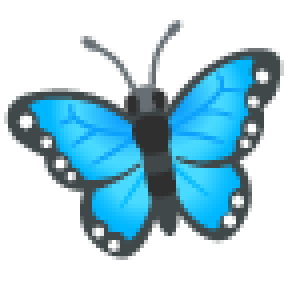
#> input picture backend/src/main/resources/sticker-assets/anim_butterfly.a7e71017.png, 72 x 72 px (shown 4 times larger)
$ python try_photo.py ../../../backend/src/main/resources/sticker-assets/anim_butterfly.a7e71017.png out   (older library calls are emulated)
#> lines starting #> are read from the running program, lines starting #| are printed output that depends on the picture; after the words box and inside, x2 and y2 are one past the last pixel; in counts of white or black regions, pixels touching at a corner belong together
### worker/spot-diff/spot_worker/images.py
"""이미지 입출력 — EXIF 방향, 크기 확인, 메타데이터 없는 JPEG 인코딩."""
import io

import cv2
import numpy as np
from PIL import Image, ImageOps

from . import config


# [11 lines left out: function header_size, not called in this run]


def load_oriented(data: bytes) -> np.ndarray:
    """원본 바이트 → EXIF 방향을 적용한 BGR 배열(OpenCV 형식). 메타데이터는 여기서 버려진다."""
    with Image.open(io.BytesIO(data)) as im:
        im = ImageOps.exif_transpose(im)
        rgb = np.asarray(im.convert("RGB"))
    return cv2.cvtColor(rgb, cv2.COLOR_RGB2BGR)


def fit_long_side(img: np.ndarray, long_side: int = config.LONG_SIDE) -> np.ndarray:
    """긴 변을 long_side 로 줄인다(작으면 그대로 — 키우지 않는다)."""
    h, w = img.shape[:2]
    scale = long_side / max(h, w)
    if scale >= 1:
        return img
    return cv2.resize(img, (round(w * scale), round(h * scale)), interpolation=cv2.INTER_AREA)


# [6 lines left out: function encode_jpeg, not called in this run]

### worker/spot-diff/spot_worker/faces.py
"""얼굴 보호 영역 — 얼굴에는 변형을 넣지 않는다(연인 얼굴을 바꾸는 건 게임이 아니라 실례다)."""
import cv2
import numpy as np

from . import config

_cascade = None


def _detector():
    global _cascade
    if _cascade is None:
        _cascade = cv2.CascadeClassifier(cv2.data.haarcascades + "haarcascade_frontalface_default.xml")
    return _cascade


def detect(img: np.ndarray):
    """정면 얼굴 bbox 목록 [(x, y, w, h)]. 너무 작은 것(짧은 변 4% 미만)은 얼굴로 보지 않는다 — 무늬 오탐이 많다."""
    gray = cv2.cvtColor(img, cv2.COLOR_BGR2GRAY)
    gray = cv2.equalizeHist(gray)
    min_side = max(24, int(min(img.shape[:2]) * 0.04))
    found = _detector().detectMultiScale(gray, scaleFactor=1.1, minNeighbors=5, minSize=(min_side, min_side))
    return [tuple(int(v) for v in f) for f in found]


def protect_mask(shape, boxes, expand: float = config.FACE_EXPAND) -> np.ndarray:
    """bbox 를 중심 기준 expand 배로 넓힌 영역 = 255 인 마스크."""
    h, w = shape[:2]
    mask = np.zeros((h, w), np.uint8)
    for (x, y, bw, bh) in boxes:
        cx, cy = x + bw / 2, y + bh / 2
        hw, hh = bw * expand / 2, bh * expand / 2
        x0, y0 = max(0, int(cx - hw)), max(0, int(cy - hh))
        x1, y1 = min(w, int(round(cx + hw))), min(h, int(round(cy + hh)))
        mask[y0:y1, x0:x1] = 255
    return mask

### worker/spot-diff/spot_worker/generator.py
"""사진 한 장 → 차이 다섯 개를 넣은 B 이미지. 시제품 prototype/diff_d.py 의 D 방식을 그대로 옮기고 둘을 더했다.

  1. 얼굴 보호 — 보호 마스크(얼굴 bbox ×1.3)에 닿는 superpixel 은 고르지 않고, 실제로 바뀐 픽셀이 닿아도 버린다
     (clone·inpaint 는 지정 영역 밖으로 번질 수 있다).
  2. 최소 거리를 "저장되는 중심"(바뀐 픽셀의 평균)으로 잰다 — 시제품은 superpixel 중심으로 재서 저장값끼리는
     조금 가까워질 수 있었다.

변형 재료는 전부 같은 사진의 픽셀이라 이질감이 적다.
  color  : superpixel 하나의 색상(hue)을 돌림 — 경계가 뚜렷한 영역(objectness ≥ 2.0)에만
  remove : 작은 superpixel 을 지우고 inpaint 로 메움
  clone  : 다른 곳의 패치를 복제해 seamlessClone
  flip   : 원형 패치를 좌우 반전

같은 (이미지, seed, level, 보호 마스크)면 같은 결과가 나온다 — SLIC·OpenCV 연산은 결정적이고, 무작위는 전부
random.Random(seed) 하나에서 나온다.
"""
import random

import cv2
import numpy as np
from skimage.segmentation import slic

from . import config

LEVELS = {
    #          superpixel 면적 비율 범위         hue 회전   최소 차이(평균 abs)
    "easy":   dict(area=(.004, .015), hue=40, min_diff=24),
    "normal": dict(area=(.002, .008), hue=30, min_diff=18),
    "hard":   dict(area=(.001, .004), hue=22, min_diff=14),
}

KINDS = ["color", "remove", "clone", "flip"]
OBJECTNESS_MIN = 2.0
TEXTURE_MIN = .08
CHANGED_PIXEL = 12       # 이보다 크게 바뀐 픽셀을 "바뀐 곳"으로 본다
MIN_DIST_RATIO = .14     # 차이끼리 최소 거리 = 짧은 변 × 이 값
MARGIN_RATIO = .03       # 가장자리에서 이만큼은 비운다


class GenerationFailed(Exception):
    pass


def texture(img):
    g = cv2.cvtColor(img, cv2.COLOR_BGR2GRAY).astype(np.float32) / 255
    return cv2.magnitude(cv2.Sobel(g, cv2.CV_32F, 1, 0), cv2.Sobel(g, cv2.CV_32F, 0, 1))


def objectness(tex, mask):
    """경계가 뚜렷한 영역(= 사물 하나)일수록 색 변경이 자연스럽다. 경계 edge / 내부 edge."""
    k = np.ones((5, 5), np.uint8)
    ring = cv2.dilate(mask, k) - cv2.erode(mask, k)
    inner = cv2.erode(mask, k)
    if inner.sum() == 0:
        return 0
    return tex[ring > 0].mean() / (tex[inner > 0].mean() + 1e-3)


def far_enough(c, used, d):
    return all((c[0] - u[0]) ** 2 + (c[1] - u[1]) ** 2 >= d * d for u in used)


# [8 lines left out: function apply_color, not called in this run]


def apply_remove(img, mask, p, rng):
    m = cv2.dilate(mask, np.ones((5, 5), np.uint8))
    return cv2.inpaint(img, m, 7, cv2.INPAINT_TELEA)


def apply_clone(img, mask, p, rng, center, protect):
    h, w = img.shape[:2]
    ys, xs = np.where(mask > 0)
    bw, bh = xs.max() - xs.min() + 1, ys.max() - ys.min() + 1
    for _ in range(50):
        sx = rng.randint(0, w - bw - 1)
        sy = rng.randint(0, h - bh - 1)
        if abs(sx - xs.min()) < bw * 2 and abs(sy - ys.min()) < bh * 2:
            continue
        # 얼굴을 떼어다 다른 곳에 붙이는 것도 막는다
        if protect is not None and protect[sy:sy + bh, sx:sx + bw].any():
            continue
        src = img[sy:sy + bh, sx:sx + bw]
        m = mask[ys.min():ys.min() + bh, xs.min():xs.min() + bw]
        try:
            return cv2.seamlessClone(src, img, m, center, cv2.NORMAL_CLONE)
        except cv2.error:
            continue
    return img


# [13 lines left out: function apply_flip, not called in this run]


def generate(img, seed, level=config.LEVEL, count=config.DIFF_COUNT, protect=None):
    """img(BGR) → (B 이미지, diffs). diffs = [{id, kind, cx, cy, r}] — cx·cy 는 0~1, r 은 긴 변 기준 정규화.

    protect: 변형하면 안 되는 영역 마스크(0/255, img 와 같은 크기) 또는 None.
    count 개를 못 만들면 GenerationFailed.
    """
    rng = random.Random(seed)
    h, w = img.shape[:2]
    p = LEVELS[level]
    seg = slic(cv2.cvtColor(img, cv2.COLOR_BGR2RGB), n_segments=400, compactness=12, start_label=0)
    tex = texture(img)
    labels = list(range(seg.max() + 1))
    rng.shuffle(labels)

    out = img.copy()
    used, diffs = [], []
    margin = int(min(h, w) * MARGIN_RATIO)
    min_dist = min(h, w) * MIN_DIST_RATIO
    for lab in labels:
        if len(diffs) == count:
            break
        mask = (seg == lab).astype(np.uint8) * 255
        area = mask.sum() / 255 / (h * w)
        if not (p["area"][0] <= area <= p["area"][1]):
            continue
        if protect is not None and (protect[mask > 0] > 0).any():
            continue
        ys, xs = np.where(mask > 0)
        cx, cy = int(xs.mean()), int(ys.mean())
        if not (margin < cx < w - margin and margin < cy < h - margin):
            continue
        if not far_enough((cx, cy), used, min_dist):
            continue
        kind = KINDS[len(diffs) % len(KINDS)]
        # remove·flip 은 무늬가 있어야 티가 난다
        if kind in ("remove", "flip") and tex[mask > 0].mean() < TEXTURE_MIN:
            kind = "color"
        if kind == "color" and objectness(tex, mask) < OBJECTNESS_MIN:
            kind = "remove" if tex[mask > 0].mean() >= TEXTURE_MIN else None
        if kind is None:
            continue
        if kind == "color":
            cand = apply_color(out, mask, p, rng)
        elif kind == "remove":
            cand = apply_remove(out, mask, p, rng)
        elif kind == "clone":
            cand = apply_clone(out, mask, p, rng, (cx, cy), protect)
        else:
            cand = apply_flip(out, mask, p, rng, (cx, cy))
        # 실제로 차이가 보이는지 확인 (안 보이는 차이 = 불공정)
        d = cv2.absdiff(cand, out).max(axis=2)
        changed = d > CHANGED_PIXEL
        if changed.sum() == 0 or d[changed].mean() < p["min_diff"]:
            continue
        # 보호 영역은 1 만큼이라도 바뀌면 버린다(번짐 포함 — 눈에 안 띄는 변화도 얼굴에는 넣지 않는다)
        if protect is not None and (protect[d > 0] > 0).any():
            continue
        # 변경 영역이 지정 영역 밖으로 크게 번지면 버림 (seamlessClone 등)
        ys2, xs2 = np.where(changed)
        rr = max(xs2.max() - xs2.min(), ys2.max() - ys2.min()) / 2
        if rr > min_dist * .6:
            continue
        center = (float(xs2.mean()), float(ys2.mean()))
        if not far_enough(center, used, min_dist):
            continue
        # 정답 반지름 — 중심에서 가장 먼 "바뀐 픽셀"까지. 시제품은 bbox 절반(rr)을 썼는데, 모양이 한쪽으로 치우치면
        # 바뀐 곳 일부가 원 밖에 남아 "바뀐 데를 눌렀는데 오답"이 된다
        reach = float(np.sqrt(((xs2 - center[0]) ** 2 + (ys2 - center[1]) ** 2).max()))
        out = cand
        used.append(center)
        diffs.append(dict(id=len(diffs), kind=kind, cx=center[0] / w, cy=center[1] / h,
                          r=float((max(rr, reach) + 6) / max(w, h))))

    if len(diffs) < count:
        raise GenerationFailed(f"차이 {len(diffs)}/{count}개만 만들었어요")
    return out, diffs

### worker/spot-diff/tools/try_photo.py
"""사진 한 장으로 결과를 눈으로 보기(DB·R2 없이) — 시제품 diff_d.py 의 출력과 같은 모양.

  python -m tools.try_photo <사진> <출력폴더> [--seed 7]

<이름>_pair.jpg(A|B), <이름>_answer.jpg(정답 원 + 얼굴 보호 영역 파란 상자), <이름>_layout.json 을 만든다.
"""
import argparse
import json
import os

import cv2
import numpy as np

from spot_worker import faces, images
from spot_worker.generator import generate


def main():
    ap = argparse.ArgumentParser()
    ap.add_argument("photo")
    ap.add_argument("out_dir")
    ap.add_argument("--seed", type=int, default=7)
    a = ap.parse_args()

    with open(a.photo, "rb") as f:
        img = images.fit_long_side(images.load_oriented(f.read()))
#> in load_oriented, im is the input picture: PIL image 72x72 RGBA; mean R, G, B, A 26, 60.5, 73.2, 105.9
#> in load_oriented, `rgb = np.asarray(im.convert("RGB"))`:
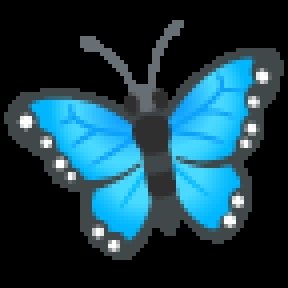
#> rgb: shape (72, 72, 3) (shown 4 times larger); mean R, G, B 26, 60.5, 73.2
#> in fit_long_side, `h, w = img.shape[:2]`: h = 72
#> in fit_long_side, `scale = long_side / max(h, w)`: scale = 22.22
    boxes = faces.detect(img)
#> in detect, `gray = cv2.cvtColor(img, cv2.COLOR_BGR2GRAY)`:
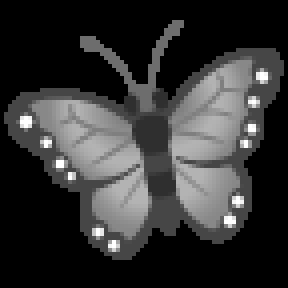
#> gray: shape (72, 72) (shown 4 times larger); min 0, max 255, mean 51.7
#> in detect, `gray = cv2.equalizeHist(gray)`:
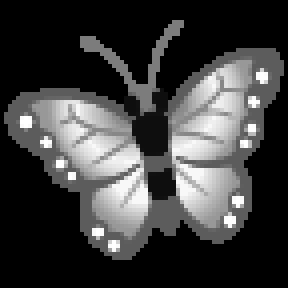
#> gray: shape (72, 72) (shown 4 times larger); min 0, max 255, mean 61.8
#> in detect, `found = _detector().detectMultiScale(gray, scaleFactor=1.1, minNeighbo..`: found = ()
#> boxes = []
    protect = faces.protect_mask(img.shape, boxes)
#> after the loop in protect_mask, `for (x, y, bw, bh) in boxes:`: mask: shape (72, 72); every value is 0
    out, diffs = generate(img, a.seed, protect=protect)
#> in generate, `seg = slic(cv2.cvtColor(img, cv2.COLOR_BGR2RGB), n_segments=400, compa..`:
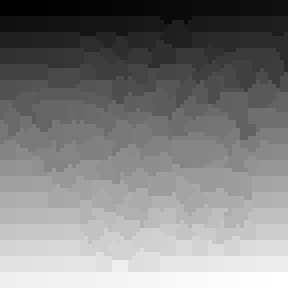
#> seg: shape (72, 72) int64 (shown 4 times larger); min 0, max 278, mean 138.7; drawn with min black and max white
#> in texture, `return cv2.magnitude(cv2.Sobel(g, cv2.CV_32F, 1, 0), cv2.Sobel(g, cv2...`:
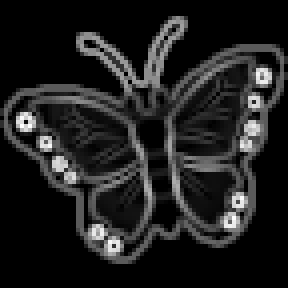
#> returned value: shape (72, 72) float32 (shown 4 times larger); min 0, max 3.08, mean 0.389; drawn with min black and max white
#> the loop in generate, `for lab in labels:` made 279 passes
#> (area, cx, cy, rr, center, reach) on pass 1: (0.00386, 51, 17, 5, (51.31, 17.87), 6.17)
#> (area, cx, cy) on pass 2: (0.00309, 13, 9)
#> pass 1, in generate, `mask = (seg == lab).astype(np.uint8) * 255`:
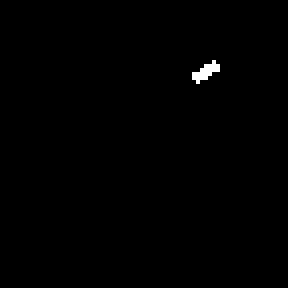
#> mask: shape (72, 72) (shown 4 times larger); 0.39% white in thin lines or dots, all inside (x1, y1, x2, y2) = (48, 15, 55, 21)
#> pass 1, in objectness, `ring = cv2.dilate(mask, k) - cv2.erode(mask, k)`:
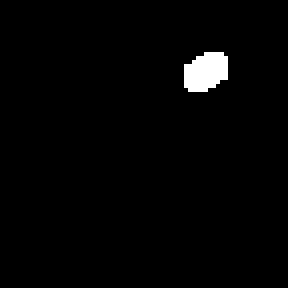
#> ring: shape (72, 72) (shown 4 times larger); 1.7% white; 1 white region, box (x1, y1, x2, y2) and area: (46, 13, 57, 23) 88
#> after the loop in generate, `for lab in labels:`: diffs = 2 items; used = [(51.31, 17.87), (25.51, 10.39)]

    h, w = img.shape[:2]
    os.makedirs(a.out_dir, exist_ok=True)
    base = os.path.join(a.out_dir, os.path.splitext(os.path.basename(a.photo))[0])
    gap = np.full((h, 8, 3), 255, np.uint8)
    cv2.imwrite(base + "_pair.jpg", np.hstack([img, gap, out]))
    ans = out.copy()
    for d in diffs:
        cv2.circle(ans, (int(d["cx"] * w), int(d["cy"] * h)), int(d["r"] * max(w, h)), (0, 0, 255), max(2, w // 300))
    # 얼굴마다 보호 영역(×1.3) 상자 — 합집합의 bbox 로 그리면 실제보다 넓어 보인다
    for box in boxes:
        ys, xs = np.where(faces.protect_mask(img.shape, [box]) > 0)
        cv2.rectangle(ans, (int(xs.min()), int(ys.min())), (int(xs.max()), int(ys.max())), (255, 0, 0), 2)
    cv2.imwrite(base + "_answer.jpg", np.hstack([img, gap, ans]))
    with open(base + "_layout.json", "w") as f:
        json.dump(dict(width=w, height=h, seed=a.seed, faces=boxes, diffs=diffs), f, indent=1)
    print(base, [d["kind"] for d in diffs], "faces:", boxes)


if __name__ == "__main__":
#> (the run stopped early here; a loop or call above may not have finished)

$ run again, on backend/src/main/resources/sticker-assets/anim_dizzy.d1891897.png
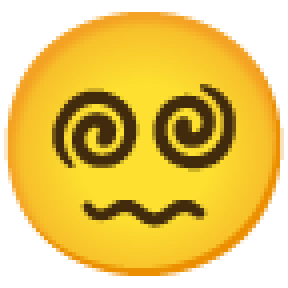
#> input picture backend/src/main/resources/sticker-assets/anim_dizzy.d1891897.png, 72 x 72 px (shown 4 times larger)
#> in load_oriented, im is the input picture: PIL image 72x72 RGBA; mean R, G, B, A 158.9, 125.8, 26.5, 179.1
#> in fit_long_side, `h, w = img.shape[:2]`: h = 72
#> scale = 22.22
#> found = ()
#> boxes = []
#> the loop in generate, `for lab in labels:` made 253 passes
#> (area, cx, cy, rr, center, reach) on passes 1 to 2: (0.00347, 65, 29, 4.5, (65.74, 28.73), 5.37), (0.00463, 37, 50, 4.5, (36.91, 51.32), 5.43)
#> pass 1, in generate, `mask = (seg == lab).astype(np.uint8) * 255`:
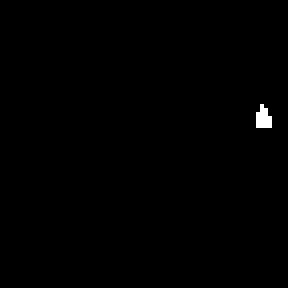
#> mask: shape (72, 72) (shown 4 times larger); 0.35% white; 1 white region (1 under 20 px)
#> after the loop in generate, `for lab in labels:`:
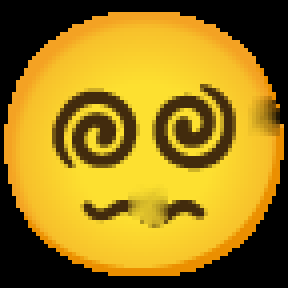
#> cand: shape (72, 72, 3) (shown 4 times larger); mean B, G, R 26.5, 125.7, 158.6
#> after the loop in generate, `for lab in labels:`: diffs = 2 items; used = [(65.74, 28.73), (36.91, 51.32)]

$ run again, on backend/src/main/resources/sticker-assets/anim_exhale.cec1bdf3.png
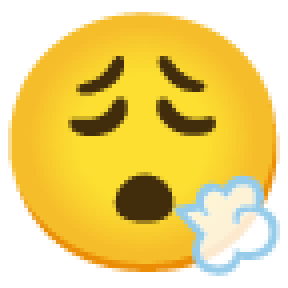
#> input picture backend/src/main/resources/sticker-assets/anim_exhale.cec1bdf3.png, 72 x 72 px (shown 4 times larger)
#> in load_oriented, im is the input picture: PIL image 72x72 RGBA; mean R, G, B, A 160.6, 134.7, 44.6, 175.9
#> in fit_long_side, `h, w = img.shape[:2]`: h = 72
#> scale = 22.22
#> found = ()
#> boxes = []
#> the loop in generate, `for lab in labels:` made 262 passes
#> (area, cx, cy, rr, center, reach) on passes 1 to 2: (0.00405, 14, 6, 4.5, (14.8, 7.24), 5.54), (0.00309, 61, 54, 4, (61.56, 54.87), 5.45)
#> pass 1, in generate, `mask = (seg == lab).astype(np.uint8) * 255`:
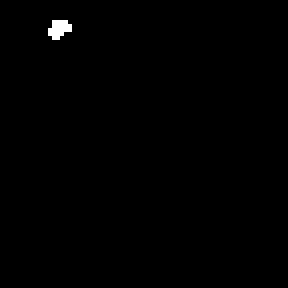
#> mask: shape (72, 72) (shown 4 times larger); 0.41% white in thin lines or dots, all inside (x1, y1, x2, y2) = (12, 5, 18, 10)
#> pass 1, in objectness, `ring = cv2.dilate(mask, k) - cv2.erode(mask, k)`:
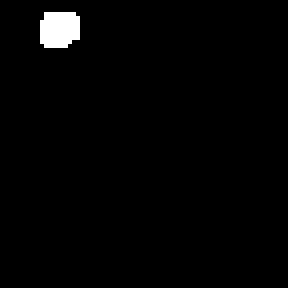
#> ring: shape (72, 72) (shown 4 times larger); 1.6% white; 1 white region, box (x1, y1, x2, y2) and area: (10, 3, 20, 12) 81
#> after the loop in generate, `for lab in labels:`: diffs = 2 items; used = [(14.8, 7.24), (61.56, 54.87)]

$ run again, on backend/src/main/resources/sticker-assets/anim_ferris_wheel.ec491ac5.png
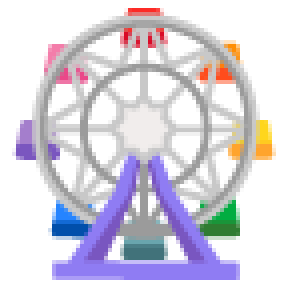
#> input picture backend/src/main/resources/sticker-assets/anim_ferris_wheel.ec491ac5.png, 72 x 72 px (shown 4 times larger)
#> in load_oriented, im is the input picture: PIL image 72x72 RGBA; mean R, G, B, A 89.5, 85.1, 97.4, 114.9
#> in fit_long_side, `h, w = img.shape[:2]`: h = 72
#> scale = 22.22
#> found = ()
#> boxes = []
#> the loop in generate, `for lab in labels:` made 253 passes
#> (area, cx, cy, rr, center, reach) on passes 1, 3: (0.00598, 56, 28, 5.5, (56.22, 28.58), 6.51), (0.00617, 15, 66, 4.5, (16.58, 66.62), 5.75)
#> after the loop in generate, `for lab in labels:`:
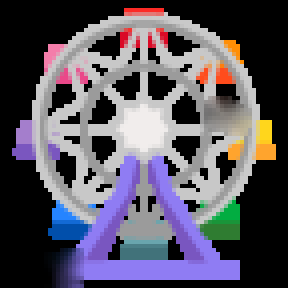
#> cand: shape (72, 72, 3) (shown 4 times larger); mean B, G, R 96.3, 84.5, 88.9
#> after the loop in generate, `for lab in labels:`: diffs = 2 items; used = [(56.22, 28.58), (16.58, 66.62)]
